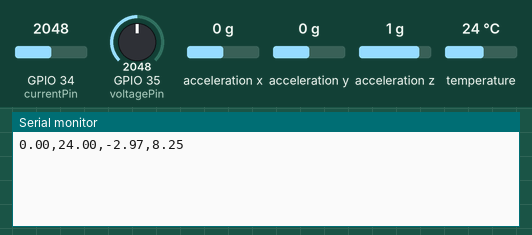
Recording of a sketch running on a simulated ESP32. Shown: the last lines printed to the serial monitor. Inputs (shaded band) come from the test bench; at power-on: acceleration x 0 g, temperature 24 °C, GPIO 34 (currentPin) = 2048, GPIO 35 (voltagePin) = 2048, acceleration y 0 g, acceleration z 1 g.

Above: at 1.7 s.
1.8 s: acceleration x set to -1.4 g
At 3.2 s:
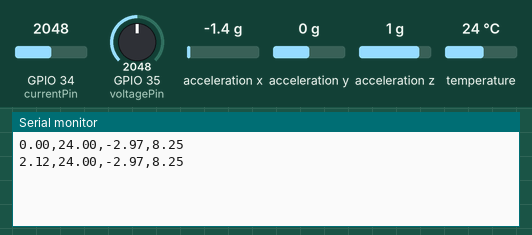
3.3 s: temperature set to 12 °C
At 4.6 s:
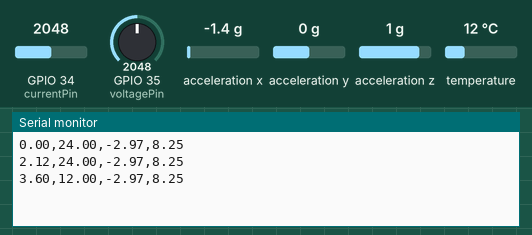
4.8 s: GPIO 34 (currentPin) set to 2866
At 6.1 s:
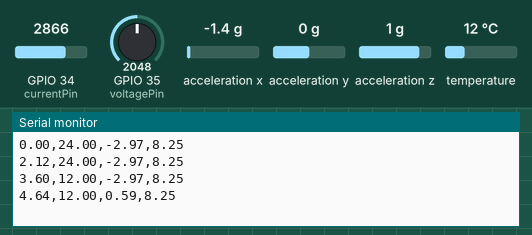
6.3 s: GPIO 35 (voltagePin) set to 2866
At 7.6 s:
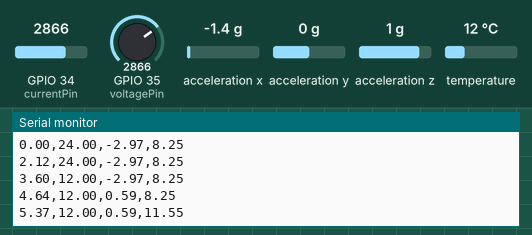
7.8 s: acceleration y set to -1.4 g
At 9.1 s:
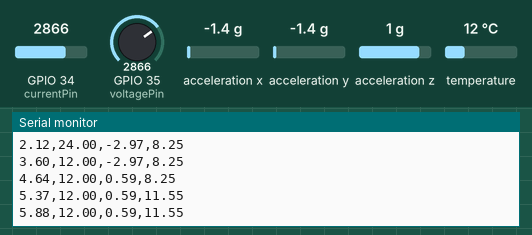
9.3 s: acceleration z set to -1.4 g
At 10.3 s:
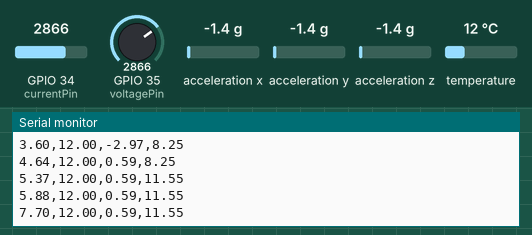
Timing chart, 0 to 11.8 s (numbered marks = the images above; inputs shaded):
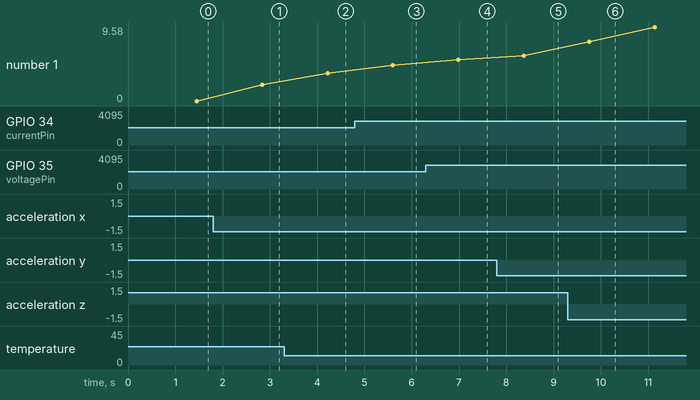

Measured:
- after the input at 1.8 s, the serial monitor: prints a new line after 1.0 s (image 1)
- after the input at 3.3 s, the serial monitor: prints a new line after 0.92 s (image 2)
- after the input at 4.8 s, the serial monitor: prints a new line after 0.80 s (image 3)
- after the input at 6.3 s, the serial monitor: prints a new line after 0.69 s (image 4)
- plotted number 1: 0 → 2.12 after the input at 1.8 s, 5.88 → 9.58 after the input at 9.3 s

The sketch:

Final_code.ino
```cpp
#include <Wire.h>
#include <Adafruit_Sensor.h>
#include <Adafruit_ADXL345_U.h>
#include <OneWire.h>
#include <DallasTemperature.h>

Adafruit_ADXL345_Unified accel = Adafruit_ADXL345_Unified(12345);


#define ONE_WIRE_BUS 4
OneWire oneWire(ONE_WIRE_BUS);
DallasTemperature tempSensor(&oneWire);

float baseGravity = 9.81;

const int currentPin = 34;
const int voltagePin = 35;

float prevVibration = 0;
float currentOffset = 2.20;

void setup() {
  Serial.begin(115200);
  Wire.begin(21, 22);

  if (!accel.begin()) {
    Serial.println("ADXL345 not detected! Check SDA/SCL lines.");
    while (1);
  }

  accel.setRange(ADXL345_RANGE_16_G);
  tempSensor.begin();


  float gravitySum = 0;
  for (int i = 0; i < 50; i++) {
    sensors_event_t event;
    accel.getEvent(&event);
    gravitySum += sqrt(event.acceleration.x * event.acceleration.x +
                       event.acceleration.y * event.acceleration.y +
                       event.acceleration.z * event.acceleration.z);
    delay(10);
  }
  baseGravity = gravitySum / 50.0;


}

float getVibration() {
  float sum = 0;
  const int samples = 15;

  for (int i = 0; i < samples; i++) {
    sensors_event_t event;
    accel.getEvent(&event);

    float currentG = sqrt(
      event.acceleration.x * event.acceleration.x +
      event.acceleration.y * event.acceleration.y +
      event.acceleration.z * event.acceleration.z
    );

    float rawVibe = abs(currentG - baseGravity);
    sum += rawVibe;
    delay(4);
  }

  float vibration = sum / samples;

  vibration = (vibration * 0.3) + (prevVibration * 0.7);
  prevVibration = vibration;


  if (vibration < 0.15) vibration = 0.00;

  return vibration;
}


float getTemperature() {
  tempSensor.requestTemperatures();
  float temp = tempSensor.getTempCByIndex(0);

  if (temp == -127 || temp == 85) {
    return -1;
  }
  return temp;
}


float getCurrent() {
  float sum = 0;

  for (int i = 0; i < 20; i++) {
    int raw = analogRead(currentPin);
    float v = raw * (3.3 / 4095.0);
    sum += v;
    delay(2);
  }

  float voltage = sum / 20;

  float current = (voltage - currentOffset) / 0.185;

  // Remove noise
  if (abs(current) < 0.15) current = 0;
  if (current > 5 || current < -5) current = 0;

  return current ;
}


float getVoltage() {
  int raw = analogRead(voltagePin);
  float v_out = raw * (3.3 / 4095.0);

  float voltage = v_out * 5;

  return voltage;
}


void loop() {

  float vibration = getVibration();
  float temperature = getTemperature();
  float voltage = getVoltage();
  float current = getCurrent();


  // Skip bad temperature readings
  if (temperature == -1) {
    return;
  }

  Serial.print(vibration); Serial.print(",");
  Serial.print(temperature); Serial.print(",");
  Serial.print(current); Serial.print(",");
  Serial.println(voltage);

  delay(500);
}
```
